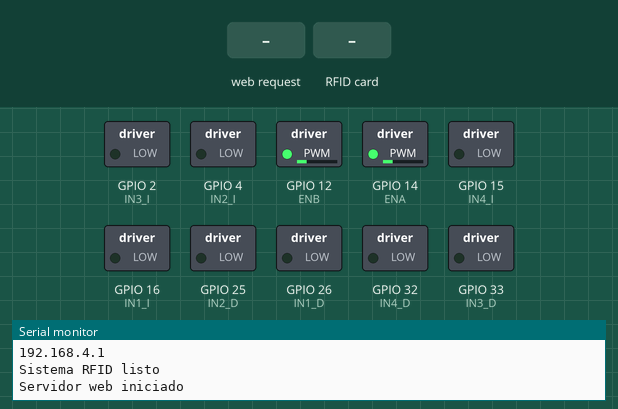
Bench run of a program on a simulated ESP32. Shown: switched loads named in the program (green lamp = pin HIGH), the last lines printed to the serial monitor. Inputs (shaded band) come from the test bench.

Above: at 3.2 s.
3.3 s: HTTP request GET /detener received
At 4.0 s:
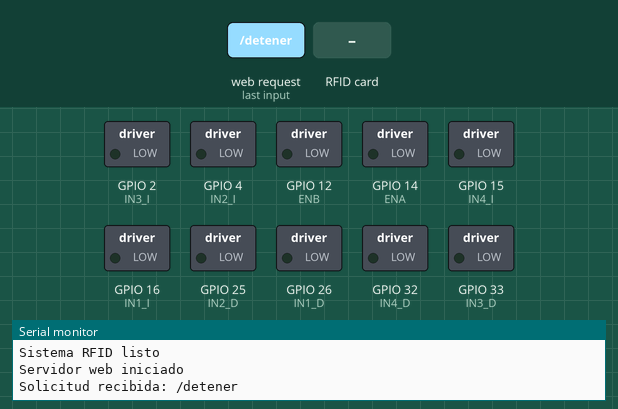
5.2 s: RFID card F3 B3 CD 0D held to the reader
6.8 s: HTTP request GET /adelante received
At 7.6 s:
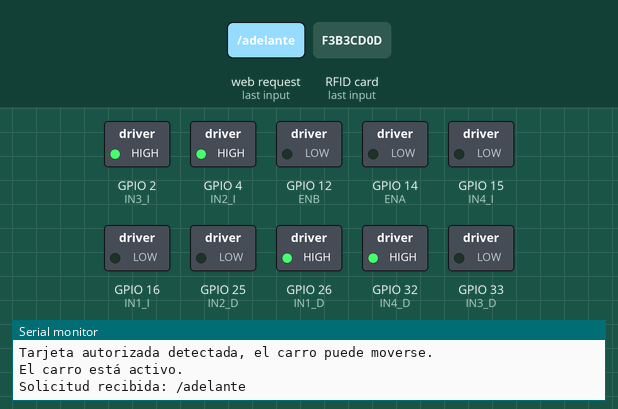
8.4 s: HTTP request GET /atras received
At 9.5 s:
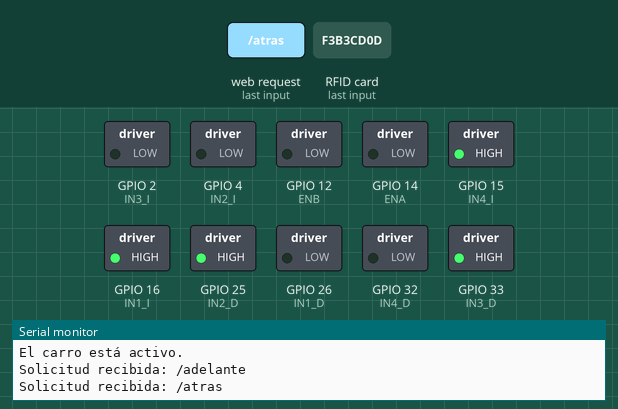
10.1 s: HTTP request GET /izquierda received
At 11.4 s:
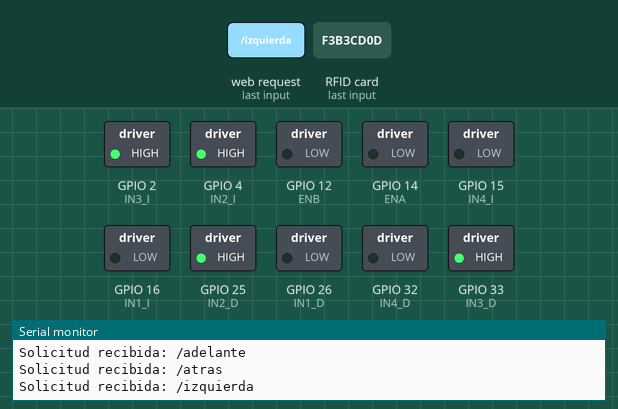
11.8 s: HTTP request GET /derecha received
At 13.3 s:
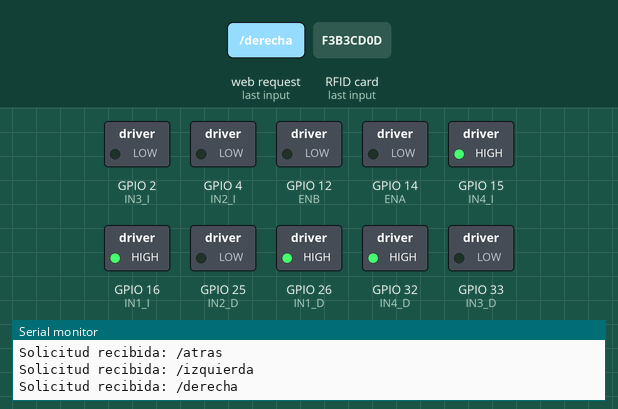
Timing chart, 0 to 14.4 s (numbered marks = the images above; inputs shaded):
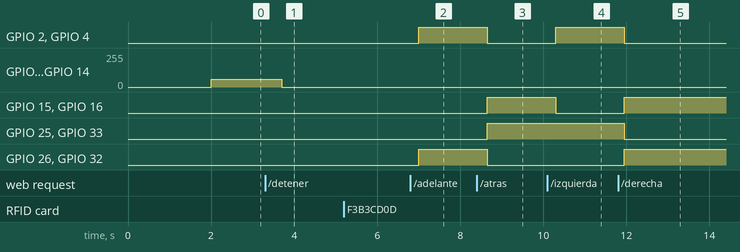

Measured:
- after the input at 3.3 s, GPIO 12 (ENB), GPIO 14 (ENA): 60/255 → 0/255 after 0.40 s
- after the input at 6.8 s, GPIO 2 (IN3_I), GPIO 4 (IN2_I), GPIO 26 (IN1_D), GPIO 32 (IN4_D): LOW → HIGH after 0.20 s
- after the input at 8.4 s, GPIO 2 (IN3_I), GPIO 4 (IN2_I), GPIO 26 (IN1_D), GPIO 32 (IN4_D): HIGH → LOW after 0.25 s; GPIO 15 (IN4_I), GPIO 16 (IN1_I), GPIO 25 (IN2_D), GPIO 33 (IN3_D): LOW → HIGH after 0.25 s
- after the input at 10.1 s, GPIO 2 (IN3_I), GPIO 4 (IN2_I): LOW → HIGH after 0.20 s; GPIO 15 (IN4_I), GPIO 16 (IN1_I): HIGH → LOW after 0.20 s
- after the input at 11.8 s, GPIO 2 (IN3_I), GPIO 4 (IN2_I), GPIO 25 (IN2_D), GPIO 33 (IN3_D): HIGH → LOW after 0.15 s; GPIO 15 (IN4_I), GPIO 16 (IN1_I), GPIO 26 (IN1_D), GPIO 32 (IN4_D): LOW → HIGH after 0.15 s

The program:

main.cpp
```cpp
#include <Arduino.h>
#include <WiFi.h>
#include <WebServer.h>
#include <SPI.h>
#include <MFRC522.h>


const char* ssid = "ESP-SCSC";
const char* password = "NOXX_Frank06082005";


// IP estática
IPAddress local_IP(192, 168, 4, 1);
IPAddress gateway(192, 168, 4, 1);
IPAddress subnet(255, 255, 255, 0);


WebServer server(80);


// Pines del módulo RFID
#define SS_PIN 19
#define RST_PIN 34
MFRC522 rfid(SS_PIN, RST_PIN);


// SPI
#define SCK 21
#define MOSI 22
#define MISO 23


// Habilitación de los motores
#define ENA 14  // Motor izquierdo
#define ENB 12  // Motor derecho


// Control de los motores Izquierdo
#define IN1_I 16
#define IN2_I 4
#define IN3_I 2
#define IN4_I 15


// Control de los motores Derecho
#define IN1_D 26
#define IN2_D 25
#define IN3_D 33
#define IN4_D 32


// Velocidad inicial (0 - 255)
int velocidad = 60;
bool tarjetaAutorizadaDetectada = false; // Verificar si la tarjeta ya fue autorizada
bool mensajeImpreso = false; // Variable para controlar la impresión del mensaje


// UID de la tarjeta autorizada (F3 B3 CD 0D)
byte tarjetaAutorizada[] = {0xF3, 0xB3, 0xCD, 0x0D};


// Función para establecer la velocidad con PWM
void setSpeed(int vel) {
    velocidad = constrain(vel, 0, 255); // Limitar entre 0 y 255
    ledcWrite(0, velocidad);  // PWM en canal 0 para ENA
    ledcWrite(1, velocidad);  // PWM en canal 1 para ENB
}


// Configuración de los pines de los motores
void setupMotors() {
    pinMode(ENA, OUTPUT);
    pinMode(ENB, OUTPUT);


    int pins[] = {IN1_I, IN2_I, IN3_I, IN4_I, IN1_D, IN2_D, IN3_D, IN4_D};
    for (int i = 0; i < 8; i++) {
        pinMode(pins[i], OUTPUT);
        digitalWrite(pins[i], LOW); // Apagar motores al inicio
    }


    // Configuración de PWM en ESP32
    ledcSetup(0, 5000, 8); // Canal 0, 5kHz, 8 bits
    ledcSetup(1, 5000, 8); // Canal 1, 5kHz, 8 bits


    ledcAttachPin(ENA, 0);
    ledcAttachPin(ENB, 1);


    setSpeed(velocidad); // Establecer velocidad inicial
}


// Funciones de movimiento del carro
void adelante() {
    if (tarjetaAutorizadaDetectada) { // Solo mover si la tarjeta está autorizada
        setSpeed(velocidad);
        digitalWrite(IN1_I, LOW);
        digitalWrite(IN2_I, HIGH);
        digitalWrite(IN3_I, HIGH);
        digitalWrite(IN4_I, LOW);
        digitalWrite(IN1_D, HIGH);
        digitalWrite(IN2_D, LOW);
        digitalWrite(IN3_D, LOW);
        digitalWrite(IN4_D, HIGH);
    }
}


void atras() {
    if (tarjetaAutorizadaDetectada) { // Solo mover si la tarjeta está autorizada
        setSpeed(velocidad);
        digitalWrite(IN1_I, HIGH);  // Motor izquierdo hacia atras
        digitalWrite(IN2_I, LOW);
        digitalWrite(IN3_I, LOW);
        digitalWrite(IN4_I, HIGH);

        digitalWrite(IN1_D, LOW); // Motor derecho hacia atras
        digitalWrite(IN2_D, HIGH);
        digitalWrite(IN3_D, HIGH);
        digitalWrite(IN4_D, LOW);
    }
}


void detener() {
    setSpeed(0);
    int pins[] = {IN1_I, IN2_I, IN3_I, IN4_I, IN1_D, IN2_D, IN3_D, IN4_D};
    for (int i = 0; i < 8; i++) {
        digitalWrite(pins[i], LOW);
    }
}


void girarI() {
    if (tarjetaAutorizadaDetectada) { // Solo mover si la tarjeta está autorizada
        setSpeed(velocidad);
        digitalWrite(IN1_I, LOW);  // Motor izquierdo hacia atras
        digitalWrite(IN2_I, HIGH);
        digitalWrite(IN3_I, HIGH);
        digitalWrite(IN4_I, LOW);


        digitalWrite(IN1_D, LOW);  // Motor derecho hacia adelante
        digitalWrite(IN2_D, HIGH);
        digitalWrite(IN3_D, HIGH);
        digitalWrite(IN4_D, LOW);
    }
}


void girarD() {
    if (tarjetaAutorizadaDetectada) { // Solo mover si la tarjeta está autorizada
        setSpeed(velocidad);
        digitalWrite(IN1_I, HIGH);  // Motor izquierdo hacia adelante
        digitalWrite(IN2_I, LOW);
        digitalWrite(IN3_I, LOW);
        digitalWrite(IN4_I, HIGH);


        digitalWrite(IN1_D, HIGH);  // Motor derecho hacia atras
        digitalWrite(IN2_D, LOW);
        digitalWrite(IN3_D, LOW);
        digitalWrite(IN4_D, HIGH);
    }
}


bool verificarTarjeta() {
    if (!rfid.PICC_IsNewCardPresent() || !rfid.PICC_ReadCardSerial()) {
        return false;
    }
    // Verificar si el UID de la tarjeta coincide con el autorizado
    for (byte i = 0; i < sizeof(tarjetaAutorizada); i++) {
        if (rfid.uid.uidByte[i] != tarjetaAutorizada[i]) {
            return false;
        }
    }
    return true;
}


// Función para bloquear el carro
void bloquearCarro() {
    tarjetaAutorizadaDetectada = false; // Desactivar el movimiento
    detener(); // Detener el carro
    Serial.println("Carro bloqueado. Se requiere tarjeta autorizada para moverlo nuevamente.");
}


// Funciones handle para las rutas
void handleAdelante() {
    if (tarjetaAutorizadaDetectada) { // Solo mover si la tarjeta está autorizada
        Serial.println("Solicitud recibida: /adelante");
        adelante();
        server.send(200, "text/plain", "Adelante");
    } else {
        server.send(403, "text/plain", "No autorizado");
    }
}


void handleAtras() {
    if (tarjetaAutorizadaDetectada) { // Solo mover si la tarjeta está autorizada
        Serial.println("Solicitud recibida: /atras");
        atras();
        server.send(200, "text/plain", "Atras");
    } else {
        server.send(403, "text/plain", "No autorizado");
    }
}


void handleGirarI() {
    if (tarjetaAutorizadaDetectada) { // Solo mover si la tarjeta está autorizada
        Serial.println("Solicitud recibida: /izquierda");
        girarI();
        server.send(200, "text/plain", "Izquierda");
    } else {
        server.send(403, "text/plain", "No autorizado");
    }
}


void handleGirarD() {
    if (tarjetaAutorizadaDetectada) { // Solo mover si la tarjeta está autorizada
        Serial.println("Solicitud recibida: /derecha");
        girarD();
        server.send(200, "text/plain", "Derecha");
    } else {
        server.send(403, "text/plain", "No autorizado");
    }
}


void handleDetener() {
    Serial.println("Solicitud recibida: /detener");
    detener();
    server.send(200, "text/plain", "Detener");
}


void handleBloquear() {
    Serial.println("Solicitud recibida: /bloquear");
    bloquearCarro();
    server.send(200, "text/plain", "Carro bloqueado");
}


void handleCambiarVelocidad() {
    if (server.hasArg("velocidad")) {
        int nuevaVelocidad = server.arg("velocidad").toInt();
        setSpeed(nuevaVelocidad);
        Serial.println("Velocidad cambiada a: " + String(nuevaVelocidad));
        server.send(200, "text/plain", "Velocidad cambiada");
    } else {
        server.send(400, "text/plain", "Falta el parámetro 'velocidad'");
    }
}


// Manejo de la página principal
void handleRoot() {
    String html = R"=====(
    <!DOCTYPE html>
    <html>
    <head>
        <title>Control del Carro</title>
        <style>
            body { font-family: Arial, sans-serif; text-align: center; margin-top: 50px; }
            button { padding: 15px 25px; font-size: 18px; margin: 10px; }
            #bloquear { background-color: red; color: white; }
        </style>
    </head>
    <body>
        <h1>Control del Carro</h1>
        <button ontouchstart="sendCommand('adelante')" ontouchend="sendCommand('detener')"
                onmousedown="sendCommand('adelante')" onmouseup="sendCommand('detener')">Adelante</button><br>
        <button ontouchstart="sendCommand('atras')" ontouchend="sendCommand('detener')"
                onmousedown="sendCommand('atras')" onmouseup="sendCommand('detener')">Atras</button><br>
        <button ontouchstart="sendCommand('izquierda')" ontouchend="sendCommand('detener')"
                onmousedown="sendCommand('izquierda')" onmouseup="sendCommand('detener')">Izquierda</button>
        <button ontouchstart="sendCommand('derecha')" ontouchend="sendCommand('detener')"
                onmousedown="sendCommand('derecha')" onmouseup="sendCommand('detener')">Derecha</button><br>
        <button id="bloquear" onclick="sendCommand('bloquear')">Bloquear Carro</button><br>
        <label for="velocidad">Velocidad: </label>
        <input type="range" id="velocidad" name="velocidad" min="0" max="255" value=")" + String(velocidad) + R"=====(" oninput="cambiarVelocidad(this.value)">
        <br>
        <script>
            function sendCommand(command) {
                fetch(`/${command}`)
                    .then(response => response.text())
                    .then(data => console.log(data))
                    .catch(error => console.error('Error:', error));
            }
            function cambiarVelocidad(velocidad) {
                fetch(`/cambiarVelocidad?velocidad=${velocidad}`)
                    .then(response => response.text())
                    .then(data => console.log(data))
                    .catch(error => console.error('Error:', error));
            }
        </script>
    </body>
    </html>
    )=====";
    server.send(200, "text/html", html);
}


// Configuración inicial
void setup() {
    Serial.begin(9600);
    Serial.println("Iniciando el AP del ESP32...");
    delay(2000);


    if (!WiFi.config(local_IP, gateway, subnet)) {
        Serial.println("Error al configurar IP...");
    }


    WiFi.softAP(ssid, password);
    Serial.println("Punto de acceso creado correctamente");
    Serial.println(WiFi.softAPIP());


    setupMotors();


    SPI.begin(SCK, MISO, MOSI, SS_PIN);
    rfid.PCD_Init();


    Serial.println("Sistema RFID listo");


    // Configurar rutas del servidor web
    server.on("/", handleRoot);
    server.on("/adelante", handleAdelante);
    server.on("/atras", handleAtras);
    server.on("/izquierda", handleGirarI);
    server.on("/derecha", handleGirarD);
    server.on("/detener", handleDetener);
    server.on("/bloquear", handleBloquear);
    server.on("/cambiarVelocidad", handleCambiarVelocidad);


    // Manejar rutas no encontradas
    server.onNotFound([]() {
        server.send(404, "text/plain", "Ruta no encontrada");
    });


    server.begin();
    Serial.println("Servidor web iniciado");
}


void loop() {
    server.handleClient(); // Manejar solicitudes HTTP


    // Solo verificar la tarjeta una vez para autorizar el movimiento
    if (verificarTarjeta() && !tarjetaAutorizadaDetectada) {
        Serial.println("Tarjeta autorizada detectada, el carro puede moverse.");
        tarjetaAutorizadaDetectada = true; // Se marca que ya se detectó la tarjeta
        if (!mensajeImpreso) {
            Serial.println("El carro está activo.");
            mensajeImpreso = true; // Se imprime el mensaje una sola vez
        }
    }


    // No detener el carro incluso si la tarjeta ya no se detecta
    if (!verificarTarjeta() && tarjetaAutorizadaDetectada) {
        // El carro sigue en movimiento, no hacemos nada adicional
    }


    delay(500);
}
```
